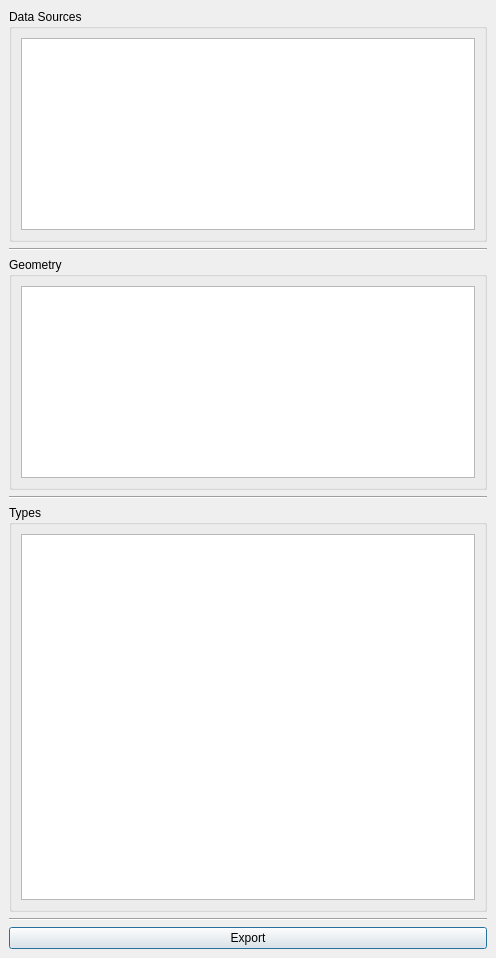
<?xml version="1.0" encoding="UTF-8"?>
<ui version="4.0">
 <class>DockWidget</class>
 <widget class="QDockWidget" name="DockWidget">
  <property name="geometry">
   <rect>
    <x>0</x>
    <y>0</y>
    <width>496</width>
    <height>958</height>
   </rect>
  </property>
  <property name="sizePolicy">
   <sizepolicy hsizetype="Expanding" vsizetype="Expanding">
    <horstretch>0</horstretch>
    <verstretch>0</verstretch>
   </sizepolicy>
  </property>
  <property name="windowTitle">
   <string>UVITool</string>
  </property>
  <widget class="QWidget" name="dockWidgetContents">
   <property name="sizePolicy">
    <sizepolicy hsizetype="Expanding" vsizetype="Preferred">
     <horstretch>0</horstretch>
     <verstretch>0</verstretch>
    </sizepolicy>
   </property>
   <layout class="QGridLayout" name="gridLayout">
    <item row="0" column="0">
     <layout class="QVBoxLayout" name="verticalLayout">
      <property name="sizeConstraint">
       <enum>QLayout::SetNoConstraint</enum>
      </property>
      <item>
       <widget class="QGroupBox" name="data_source_group_box">
        <property name="sizePolicy">
         <sizepolicy hsizetype="Expanding" vsizetype="Preferred">
          <horstretch>0</horstretch>
          <verstretch>0</verstretch>
         </sizepolicy>
        </property>
        <property name="minimumSize">
         <size>
          <width>0</width>
          <height>0</height>
         </size>
        </property>
        <property name="sizeIncrement">
         <size>
          <width>1</width>
          <height>1</height>
         </size>
        </property>
        <property name="title">
         <string>Data Sources</string>
        </property>
        <layout class="QGridLayout" name="gridLayout_2">
         <item row="0" column="0">
          <widget class="QListView" name="data_sources_list_view">
           <property name="sizePolicy">
            <sizepolicy hsizetype="Expanding" vsizetype="Preferred">
             <horstretch>0</horstretch>
             <verstretch>0</verstretch>
            </sizepolicy>
           </property>
          </widget>
         </item>
        </layout>
       </widget>
      </item>
      <item>
       <widget class="Line" name="line">
        <property name="sizePolicy">
         <sizepolicy hsizetype="Expanding" vsizetype="Fixed">
          <horstretch>0</horstretch>
          <verstretch>0</verstretch>
         </sizepolicy>
        </property>
        <property name="orientation">
         <enum>Qt::Horizontal</enum>
        </property>
       </widget>
      </item>
      <item>
       <widget class="QGroupBox" name="geometry_group_box">
        <property name="sizePolicy">
         <sizepolicy hsizetype="Expanding" vsizetype="Preferred">
          <horstretch>0</horstretch>
          <verstretch>0</verstretch>
         </sizepolicy>
        </property>
        <property name="minimumSize">
         <size>
          <width>0</width>
          <height>0</height>
         </size>
        </property>
        <property name="title">
         <string>Geometry</string>
        </property>
        <layout class="QGridLayout" name="gridLayout_3">
         <item row="0" column="0">
          <widget class="QListView" name="geometry_list_view">
           <property name="sizePolicy">
            <sizepolicy hsizetype="Expanding" vsizetype="Preferred">
             <horstretch>0</horstretch>
             <verstretch>0</verstretch>
            </sizepolicy>
           </property>
          </widget>
         </item>
        </layout>
       </widget>
      </item>
      <item>
       <widget class="Line" name="line_2">
        <property name="sizePolicy">
         <sizepolicy hsizetype="Expanding" vsizetype="Fixed">
          <horstretch>0</horstretch>
          <verstretch>0</verstretch>
         </sizepolicy>
        </property>
        <property name="orientation">
         <enum>Qt::Horizontal</enum>
        </property>
       </widget>
      </item>
      <item>
       <widget class="QGroupBox" name="types_group_box">
        <property name="sizePolicy">
         <sizepolicy hsizetype="Expanding" vsizetype="Expanding">
          <horstretch>0</horstretch>
          <verstretch>0</verstretch>
         </sizepolicy>
        </property>
        <property name="title">
         <string>Types</string>
        </property>
        <layout class="QGridLayout" name="gridLayout_4">
         <item row="0" column="0">
          <widget class="QListView" name="types_list_view">
           <property name="sizePolicy">
            <sizepolicy hsizetype="Expanding" vsizetype="Expanding">
             <horstretch>0</horstretch>
             <verstretch>0</verstretch>
            </sizepolicy>
           </property>
          </widget>
         </item>
        </layout>
       </widget>
      </item>
      <item>
       <widget class="Line" name="line_3">
        <property name="orientation">
         <enum>Qt::Horizontal</enum>
        </property>
       </widget>
      </item>
      <item>
       <layout class="QHBoxLayout" name="button_layout">
        <item>
         <widget class="QPushButton" name="export_button">
          <property name="text">
           <string>Export</string>
          </property>
          <property name="default">
           <bool>true</bool>
          </property>
         </widget>
        </item>
       </layout>
      </item>
     </layout>
    </item>
   </layout>
  </widget>
 </widget>
 <resources/>
 <connections/>
</ui>
